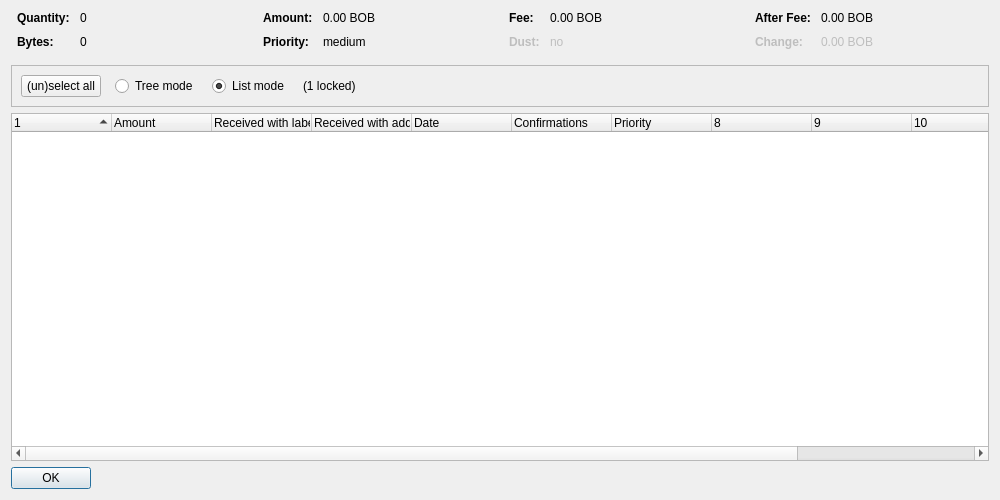
<?xml version="1.0" encoding="UTF-8"?>
<ui version="4.0">
 <class>CoinControlDialog</class>
 <widget class="QDialog" name="CoinControlDialog">
  <property name="geometry">
   <rect>
    <x>0</x>
    <y>0</y>
    <width>1000</width>
    <height>500</height>
   </rect>
  </property>
  <property name="windowTitle">
   <string>Coin Selection</string>
  </property>
  <layout class="QVBoxLayout" name="verticalLayout">
   <item>
    <layout class="QHBoxLayout" name="horizontalLayoutTop" stretch="0,0,0,0">
     <property name="topMargin">
      <number>0</number>
     </property>
     <property name="bottomMargin">
      <number>10</number>
     </property>
     <item>
      <layout class="QFormLayout" name="formLayoutCoinControl1">
       <property name="horizontalSpacing">
        <number>10</number>
       </property>
       <property name="verticalSpacing">
        <number>10</number>
       </property>
       <property name="leftMargin">
        <number>6</number>
       </property>
       <property name="rightMargin">
        <number>6</number>
       </property>
       <item row="0" column="0">
        <widget class="QLabel" name="labelCoinControlQuantityText">
         <property name="font">
          <font>
           <weight>75</weight>
           <bold>true</bold>
          </font>
         </property>
         <property name="text">
          <string>Quantity:</string>
         </property>
        </widget>
       </item>
       <item row="0" column="1">
        <widget class="QLabel" name="labelCoinControlQuantity">
         <property name="cursor">
          <cursorShape>IBeamCursor</cursorShape>
         </property>
         <property name="contextMenuPolicy">
          <enum>Qt::ActionsContextMenu</enum>
         </property>
         <property name="text">
          <string notr="true">0</string>
         </property>
         <property name="textInteractionFlags">
          <set>Qt::LinksAccessibleByMouse|Qt::TextSelectableByKeyboard|Qt::TextSelectableByMouse</set>
         </property>
        </widget>
       </item>
       <item row="1" column="0">
        <widget class="QLabel" name="labelCoinControlBytesText">
         <property name="font">
          <font>
           <weight>75</weight>
           <bold>true</bold>
          </font>
         </property>
         <property name="text">
          <string>Bytes:</string>
         </property>
        </widget>
       </item>
       <item row="1" column="1">
        <widget class="QLabel" name="labelCoinControlBytes">
         <property name="cursor">
          <cursorShape>IBeamCursor</cursorShape>
         </property>
         <property name="contextMenuPolicy">
          <enum>Qt::ActionsContextMenu</enum>
         </property>
         <property name="text">
          <string notr="true">0</string>
         </property>
         <property name="textInteractionFlags">
          <set>Qt::LinksAccessibleByMouse|Qt::TextSelectableByKeyboard|Qt::TextSelectableByMouse</set>
         </property>
        </widget>
       </item>
      </layout>
     </item>
     <item>
      <layout class="QFormLayout" name="formLayoutCoinControl2">
       <property name="horizontalSpacing">
        <number>10</number>
       </property>
       <property name="verticalSpacing">
        <number>10</number>
       </property>
       <property name="leftMargin">
        <number>6</number>
       </property>
       <property name="rightMargin">
        <number>6</number>
       </property>
       <item row="0" column="0">
        <widget class="QLabel" name="labelCoinControlAmountText">
         <property name="font">
          <font>
           <weight>75</weight>
           <bold>true</bold>
          </font>
         </property>
         <property name="text">
          <string>Amount:</string>
         </property>
        </widget>
       </item>
       <item row="0" column="1">
        <widget class="QLabel" name="labelCoinControlAmount">
         <property name="cursor">
          <cursorShape>IBeamCursor</cursorShape>
         </property>
         <property name="contextMenuPolicy">
          <enum>Qt::ActionsContextMenu</enum>
         </property>
         <property name="text">
          <string notr="true">0.00 BOB</string>
         </property>
         <property name="textInteractionFlags">
          <set>Qt::LinksAccessibleByMouse|Qt::TextSelectableByKeyboard|Qt::TextSelectableByMouse</set>
         </property>
        </widget>
       </item>
       <item row="1" column="0">
        <widget class="QLabel" name="labelCoinControlPriorityText">
         <property name="font">
          <font>
           <weight>75</weight>
           <bold>true</bold>
          </font>
         </property>
         <property name="text">
          <string>Priority:</string>
         </property>
        </widget>
       </item>
       <item row="1" column="1">
        <widget class="QLabel" name="labelCoinControlPriority">
         <property name="cursor">
          <cursorShape>IBeamCursor</cursorShape>
         </property>
         <property name="contextMenuPolicy">
          <enum>Qt::ActionsContextMenu</enum>
         </property>
         <property name="text">
          <string notr="true">medium</string>
         </property>
         <property name="textInteractionFlags">
          <set>Qt::LinksAccessibleByMouse|Qt::TextSelectableByKeyboard|Qt::TextSelectableByMouse</set>
         </property>
        </widget>
       </item>
      </layout>
     </item>
     <item>
      <layout class="QFormLayout" name="formLayoutCoinControl3">
       <property name="horizontalSpacing">
        <number>10</number>
       </property>
       <property name="verticalSpacing">
        <number>10</number>
       </property>
       <property name="leftMargin">
        <number>6</number>
       </property>
       <property name="rightMargin">
        <number>6</number>
       </property>
       <item row="0" column="0">
        <widget class="QLabel" name="labelCoinControlFeeText">
         <property name="font">
          <font>
           <weight>75</weight>
           <bold>true</bold>
          </font>
         </property>
         <property name="text">
          <string>Fee:</string>
         </property>
        </widget>
       </item>
       <item row="0" column="1">
        <widget class="QLabel" name="labelCoinControlFee">
         <property name="cursor">
          <cursorShape>IBeamCursor</cursorShape>
         </property>
         <property name="contextMenuPolicy">
          <enum>Qt::ActionsContextMenu</enum>
         </property>
         <property name="text">
          <string notr="true">0.00 BOB</string>
         </property>
         <property name="textInteractionFlags">
          <set>Qt::LinksAccessibleByMouse|Qt::TextSelectableByKeyboard|Qt::TextSelectableByMouse</set>
         </property>
        </widget>
       </item>
       <item row="1" column="0">
        <widget class="QLabel" name="labelCoinControlLowOutputText">
         <property name="enabled">
          <bool>false</bool>
         </property>
         <property name="font">
          <font>
           <weight>75</weight>
           <bold>true</bold>
          </font>
         </property>
         <property name="text">
          <string>Dust:</string>
         </property>
        </widget>
       </item>
       <item row="1" column="1">
        <widget class="QLabel" name="labelCoinControlLowOutput">
         <property name="enabled">
          <bool>false</bool>
         </property>
         <property name="cursor">
          <cursorShape>IBeamCursor</cursorShape>
         </property>
         <property name="contextMenuPolicy">
          <enum>Qt::ActionsContextMenu</enum>
         </property>
         <property name="text">
          <string notr="true">no</string>
         </property>
         <property name="textInteractionFlags">
          <set>Qt::LinksAccessibleByMouse|Qt::TextSelectableByKeyboard|Qt::TextSelectableByMouse</set>
         </property>
        </widget>
       </item>
      </layout>
     </item>
     <item>
      <layout class="QFormLayout" name="formLayoutCoinControl4">
       <property name="horizontalSpacing">
        <number>10</number>
       </property>
       <property name="verticalSpacing">
        <number>10</number>
       </property>
       <property name="leftMargin">
        <number>6</number>
       </property>
       <property name="rightMargin">
        <number>6</number>
       </property>
       <item row="0" column="0">
        <widget class="QLabel" name="labelCoinControlAfterFeeText">
         <property name="font">
          <font>
           <weight>75</weight>
           <bold>true</bold>
          </font>
         </property>
         <property name="text">
          <string>After Fee:</string>
         </property>
        </widget>
       </item>
       <item row="0" column="1">
        <widget class="QLabel" name="labelCoinControlAfterFee">
         <property name="cursor">
          <cursorShape>IBeamCursor</cursorShape>
         </property>
         <property name="contextMenuPolicy">
          <enum>Qt::ActionsContextMenu</enum>
         </property>
         <property name="text">
          <string notr="true">0.00 BOB</string>
         </property>
         <property name="textInteractionFlags">
          <set>Qt::LinksAccessibleByMouse|Qt::TextSelectableByKeyboard|Qt::TextSelectableByMouse</set>
         </property>
        </widget>
       </item>
       <item row="1" column="0">
        <widget class="QLabel" name="labelCoinControlChangeText">
         <property name="enabled">
          <bool>false</bool>
         </property>
         <property name="font">
          <font>
           <weight>75</weight>
           <bold>true</bold>
          </font>
         </property>
         <property name="text">
          <string>Change:</string>
         </property>
        </widget>
       </item>
       <item row="1" column="1">
        <widget class="QLabel" name="labelCoinControlChange">
         <property name="enabled">
          <bool>false</bool>
         </property>
         <property name="cursor">
          <cursorShape>IBeamCursor</cursorShape>
         </property>
         <property name="contextMenuPolicy">
          <enum>Qt::ActionsContextMenu</enum>
         </property>
         <property name="text">
          <string notr="true">0.00 BOB</string>
         </property>
         <property name="textInteractionFlags">
          <set>Qt::LinksAccessibleByMouse|Qt::TextSelectableByKeyboard|Qt::TextSelectableByMouse</set>
         </property>
        </widget>
       </item>
      </layout>
     </item>
    </layout>
   </item>
   <item>
    <widget class="QFrame" name="frame">
     <property name="minimumSize">
      <size>
       <width>0</width>
       <height>40</height>
      </size>
     </property>
     <property name="frameShape">
      <enum>QFrame::StyledPanel</enum>
     </property>
     <property name="frameShadow">
      <enum>QFrame::Sunken</enum>
     </property>
     <layout class="QHBoxLayout" name="horizontalLayout">
      <item>
       <layout class="QHBoxLayout" name="horizontalLayoutPanel" stretch="0,0,0,0,0">
        <property name="spacing">
         <number>14</number>
        </property>
        <item>
         <widget class="QPushButton" name="pushButtonSelectAll">
          <property name="sizePolicy">
           <sizepolicy hsizetype="Maximum" vsizetype="Fixed">
            <horstretch>0</horstretch>
            <verstretch>0</verstretch>
           </sizepolicy>
          </property>
          <property name="text">
           <string>(un)select all</string>
          </property>
          <property name="autoDefault">
           <bool>false</bool>
          </property>
         </widget>
        </item>
        <item>
         <widget class="QRadioButton" name="radioTreeMode">
          <property name="sizePolicy">
           <sizepolicy hsizetype="Maximum" vsizetype="Fixed">
            <horstretch>0</horstretch>
            <verstretch>0</verstretch>
           </sizepolicy>
          </property>
          <property name="text">
           <string>Tree mode</string>
          </property>
         </widget>
        </item>
        <item>
         <widget class="QRadioButton" name="radioListMode">
          <property name="sizePolicy">
           <sizepolicy hsizetype="Maximum" vsizetype="Fixed">
            <horstretch>0</horstretch>
            <verstretch>0</verstretch>
           </sizepolicy>
          </property>
          <property name="text">
           <string>List mode</string>
          </property>
          <property name="checked">
           <bool>true</bool>
          </property>
         </widget>
        </item>
        <item>
         <widget class="QLabel" name="labelLocked">
          <property name="text">
           <string notr="true">(1 locked)</string>
          </property>
         </widget>
        </item>
        <item>
         <spacer name="horizontalSpacer">
          <property name="orientation">
           <enum>Qt::Horizontal</enum>
          </property>
          <property name="sizeHint" stdset="0">
           <size>
            <width>40</width>
            <height>20</height>
           </size>
          </property>
         </spacer>
        </item>
       </layout>
      </item>
     </layout>
    </widget>
   </item>
   <item>
    <widget class="CoinControlTreeWidget" name="treeWidget">
     <property name="contextMenuPolicy">
      <enum>Qt::CustomContextMenu</enum>
     </property>
     <property name="sortingEnabled">
      <bool>false</bool>
     </property>
     <property name="columnCount">
      <number>12</number>
     </property>
     <attribute name="headerShowSortIndicator" stdset="0">
      <bool>true</bool>
     </attribute>
     <attribute name="headerStretchLastSection">
      <bool>false</bool>
     </attribute>
     <column>
      <property name="text">
       <string/>
      </property>
     </column>
     <column>
      <property name="text">
       <string>Amount</string>
      </property>
     </column>
     <column>
      <property name="text">
       <string>Received with label</string>
      </property>
     </column>
     <column>
      <property name="text">
       <string>Received with address</string>
      </property>
     </column>
     <column>
      <property name="text">
       <string>Date</string>
      </property>
     </column>
     <column>
      <property name="text">
       <string>Confirmations</string>
      </property>
      <property name="toolTip">
       <string>Confirmed</string>
      </property>
     </column>
     <column>
      <property name="text">
       <string>Priority</string>
      </property>
     </column>
     <column>
      <property name="text">
       <string/>
      </property>
     </column>
     <column>
      <property name="text">
       <string/>
      </property>
     </column>
     <column>
      <property name="text">
       <string/>
      </property>
     </column>
     <column>
      <property name="text">
       <string/>
      </property>
     </column>
     <column>
      <property name="text">
       <string/>
      </property>
     </column>
    </widget>
   </item>
   <item>
    <widget class="QDialogButtonBox" name="buttonBox">
     <property name="sizePolicy">
      <sizepolicy hsizetype="Maximum" vsizetype="Fixed">
       <horstretch>0</horstretch>
       <verstretch>0</verstretch>
      </sizepolicy>
     </property>
     <property name="orientation">
      <enum>Qt::Horizontal</enum>
     </property>
     <property name="standardButtons">
      <set>QDialogButtonBox::Ok</set>
     </property>
    </widget>
   </item>
  </layout>
 </widget>
 <customwidgets>
  <customwidget>
   <class>CoinControlTreeWidget</class>
   <extends>QTreeWidget</extends>
   <header>coincontroltreewidget.h</header>
  </customwidget>
 </customwidgets>
 <resources/>
 <connections/>
</ui>
